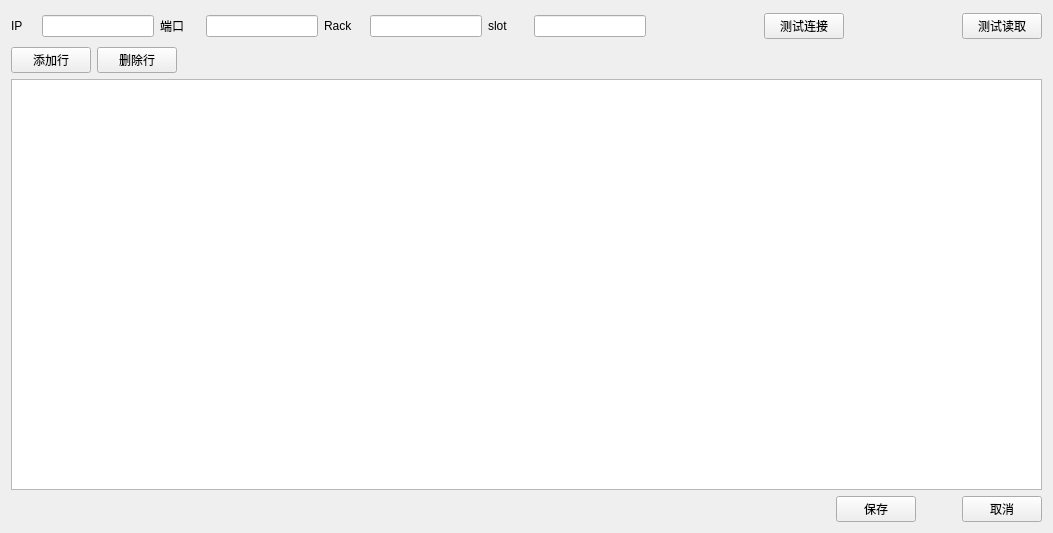
<?xml version="1.0" encoding="UTF-8"?>
<ui version="4.0">
 <class>S7SettingDialogClass</class>
 <widget class="QWidget" name="S7SettingDialogClass">
  <property name="geometry">
   <rect>
    <x>0</x>
    <y>0</y>
    <width>1053</width>
    <height>533</height>
   </rect>
  </property>
  <property name="windowTitle">
   <string>S7SettingDialog</string>
  </property>
  <layout class="QVBoxLayout" name="verticalLayout">
   <item>
    <layout class="QHBoxLayout" name="horizontalLayout">
     <item>
      <widget class="QLabel" name="label">
       <property name="minimumSize">
        <size>
         <width>25</width>
         <height>30</height>
        </size>
       </property>
       <property name="text">
        <string>IP</string>
       </property>
      </widget>
     </item>
     <item>
      <widget class="QLineEdit" name="lineEdit_ip"/>
     </item>
     <item>
      <widget class="QLabel" name="label_2">
       <property name="minimumSize">
        <size>
         <width>40</width>
         <height>30</height>
        </size>
       </property>
       <property name="text">
        <string>端口</string>
       </property>
      </widget>
     </item>
     <item>
      <widget class="QLineEdit" name="lineEdit_port"/>
     </item>
     <item>
      <widget class="QLabel" name="label_3">
       <property name="minimumSize">
        <size>
         <width>40</width>
         <height>30</height>
        </size>
       </property>
       <property name="text">
        <string>Rack</string>
       </property>
      </widget>
     </item>
     <item>
      <widget class="QLineEdit" name="lineEdit_rack"/>
     </item>
     <item>
      <widget class="QLabel" name="label_4">
       <property name="minimumSize">
        <size>
         <width>40</width>
         <height>30</height>
        </size>
       </property>
       <property name="text">
        <string>slot</string>
       </property>
      </widget>
     </item>
     <item>
      <widget class="QLineEdit" name="lineEdit_slot"/>
     </item>
     <item>
      <spacer name="horizontalSpacer">
       <property name="orientation">
        <enum>Qt::Horizontal</enum>
       </property>
       <property name="sizeHint" stdset="0">
        <size>
         <width>40</width>
         <height>20</height>
        </size>
       </property>
      </spacer>
     </item>
     <item>
      <widget class="QPushButton" name="pushButton_testConnect">
       <property name="text">
        <string>测试连接</string>
       </property>
      </widget>
     </item>
     <item>
      <spacer name="horizontalSpacer_2">
       <property name="orientation">
        <enum>Qt::Horizontal</enum>
       </property>
       <property name="sizeHint" stdset="0">
        <size>
         <width>40</width>
         <height>20</height>
        </size>
       </property>
      </spacer>
     </item>
     <item>
      <widget class="QPushButton" name="pushButton_testRead">
       <property name="text">
        <string>测试读取</string>
       </property>
      </widget>
     </item>
    </layout>
   </item>
   <item>
    <layout class="QHBoxLayout" name="horizontalLayout_3">
     <item>
      <widget class="QPushButton" name="pushButton_addLine">
       <property name="text">
        <string>添加行</string>
       </property>
      </widget>
     </item>
     <item>
      <widget class="QPushButton" name="pushButton_delLine">
       <property name="text">
        <string>删除行</string>
       </property>
      </widget>
     </item>
     <item>
      <spacer name="horizontalSpacer_5">
       <property name="orientation">
        <enum>Qt::Horizontal</enum>
       </property>
       <property name="sizeHint" stdset="0">
        <size>
         <width>1032</width>
         <height>20</height>
        </size>
       </property>
      </spacer>
     </item>
    </layout>
   </item>
   <item>
    <widget class="QTableView" name="tableView"/>
   </item>
   <item>
    <layout class="QHBoxLayout" name="horizontalLayout_2">
     <item>
      <spacer name="horizontalSpacer_3">
       <property name="orientation">
        <enum>Qt::Horizontal</enum>
       </property>
       <property name="sizeHint" stdset="0">
        <size>
         <width>40</width>
         <height>20</height>
        </size>
       </property>
      </spacer>
     </item>
     <item>
      <widget class="QPushButton" name="pushButton_save">
       <property name="text">
        <string>保存</string>
       </property>
      </widget>
     </item>
     <item>
      <spacer name="horizontalSpacer_4">
       <property name="orientation">
        <enum>Qt::Horizontal</enum>
       </property>
       <property name="sizeType">
        <enum>QSizePolicy::Minimum</enum>
       </property>
       <property name="sizeHint" stdset="0">
        <size>
         <width>40</width>
         <height>20</height>
        </size>
       </property>
      </spacer>
     </item>
     <item>
      <widget class="QPushButton" name="pushButton_cancel">
       <property name="text">
        <string>取消</string>
       </property>
      </widget>
     </item>
    </layout>
   </item>
  </layout>
 </widget>
 <layoutdefault spacing="6" margin="11"/>
 <resources/>
 <connections/>
</ui>
